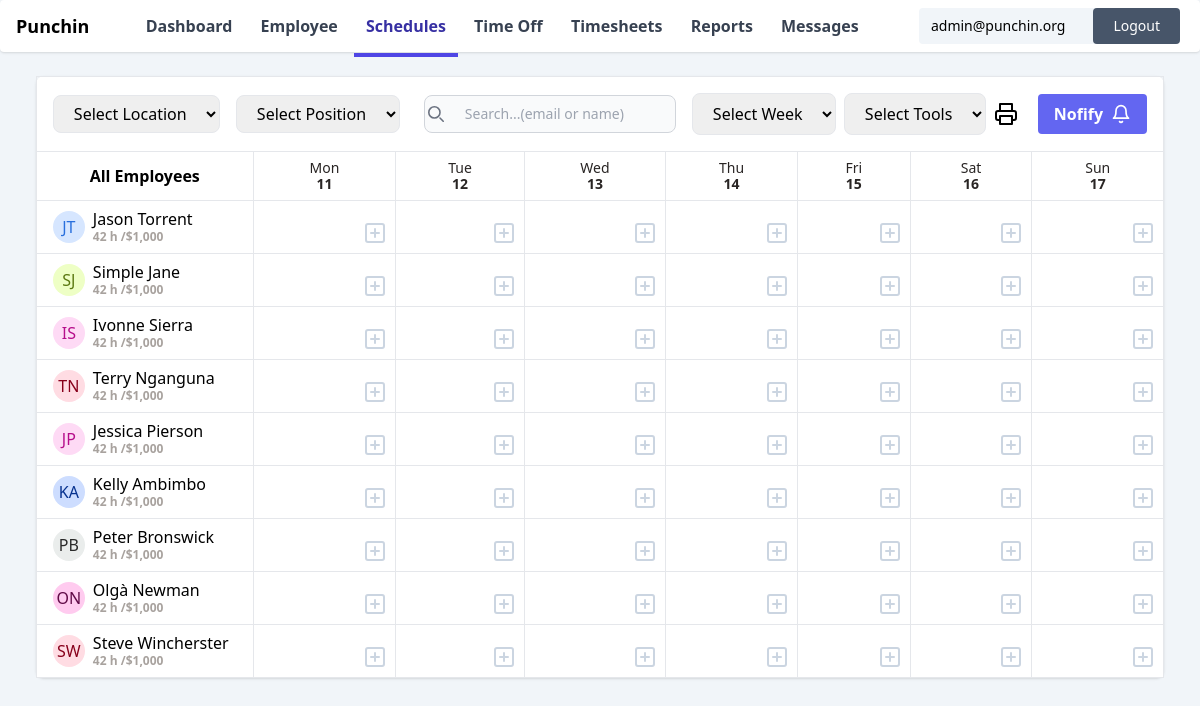
Page /dashboard/schedules/ (signed in) on the earlier database version.
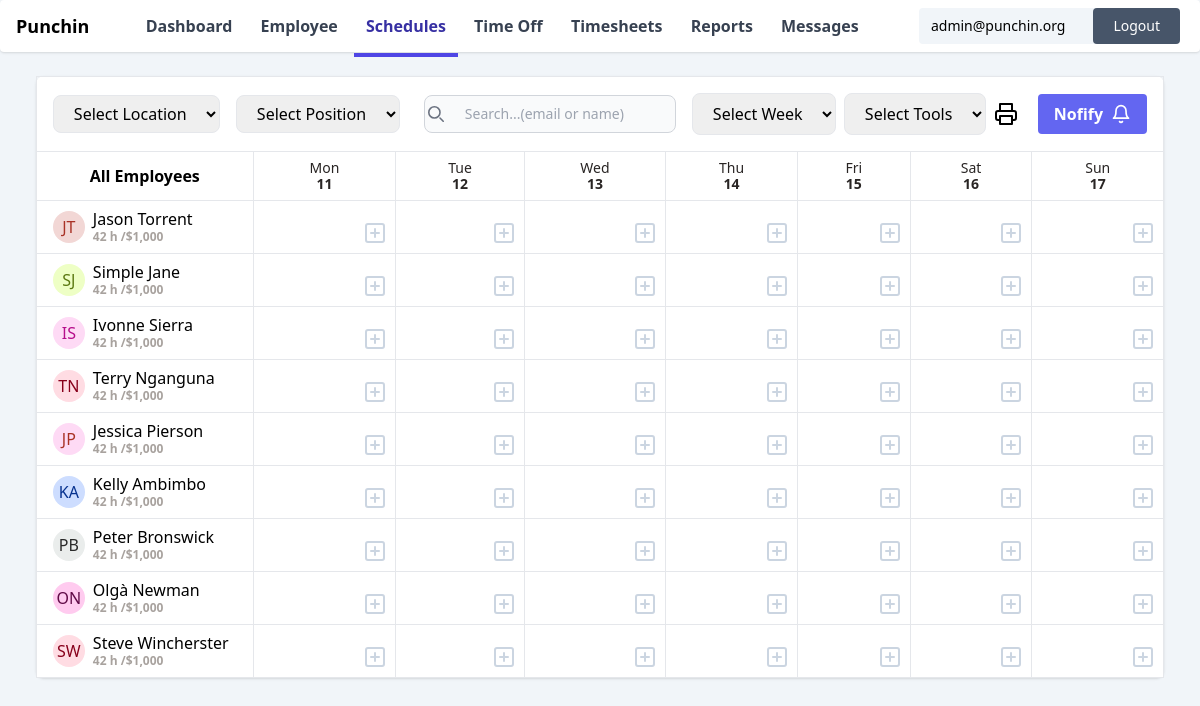
Same page on the later database version.
### core/models.py (models this page shows, shortened)
class Employee(models.Model):
    user = models.OneToOneField(User, on_delete=models.CASCADE, related_name='employee')
    organization = models.ForeignKey('Organization', on_delete=models.CASCADE, related_name='employees')
    avatar = models.ImageField(upload_to='employees/avatars/', blank=True, null=True)
    phone_number = models.CharField(max_length=50, blank=True)
    address = models.CharField(blank=True, max_length=255)
    primary_color = models.CharField(blank=True, max_length=25)
    secondary_color = models.CharField(blank=True, max_length=25)
    position = models.ForeignKey(Position, on_delete=models.CASCADE)
    hourly_rate = models.DecimalField(max_digits=10, decimal_places=2, default=15.00)
    overtime_hourly_rate = models.DecimalField(max_digits=10, decimal_places=2, default=22.50)
    is_active = models.BooleanField(default=True)

### core/views.py (the view, shortened to what this page needs)
# urls.py: path('dashboard/schedules/', views.schedules_view, name='schedules'),
@login_required
@get_organization
def schedules_view(request, organization):
    current_date = datetime.now()
    start_date = current_date - timedelta(days=current_date.weekday())
    week_dates = []
    for i in range(7):
        week_dates.append(start_date + timedelta(days=i))
    return render(request, 'dashboard/schedule.html', {'organization': organization,'nav_items': nav_items, 'dates':week_dates})

### core/templatetags/custom_filters.py (called while the page is built)
@register.filter
def get_initials(value):
    words = value.split()
    initials = [words[0][0].upper()]
    if len(words) > 1:
        initials.append(words[-1][0].upper())
    return ''.join(initials)

### core/templatetags/schedule_list.py (called while the page is built)
@register.filter
def week_schedule_list(employee_id, date_range):
    print(date_range)
    start_date, end_date = date_range[0],date_range[-1]
    result = []
    current_date = start_date
    while current_date <= end_date:
        try:
            schedule = Schedule.objects.get(employee_id=employee_id, date=current_date)
        except ObjectDoesNotExist:
            schedule = None
        result.append({'date': current_date, 'schedule': schedule})
        current_date += timedelta(days=1)
    return result

### core/views.py (called while the page is built)
def get_organization(view_func):
    @wraps(view_func)
    def wrapper(request, *args, **kwargs):
        user = request.user
        try:
            organization = user.admin_of
            kwargs['organization'] = organization
        except Organization.DoesNotExist:
            return redirect('punch_in_out')
        return view_func(request, *args, **kwargs)
    return wrapper

### core/templates/dashboard/schedule.html (shortened to what the changed rows need)
{% extends './main.html' %}
{% load custom_filters %}
{% load schedule_list %}
{% block body %}
    <div class="max-w-7xl mx-auto  shadow bg-white my-6 rounded-lg">
        <div class="p-0">
          <div class="overflow-x-auto bg-white" id="print-section">
            <table class="table-auto w-full border bg-white border-collaps">
              <thead>
                <tr>
                  <th class="px-4 border  py-2 w-1/6">All Employees</th>
                  {% for date in dates %}
                  <th class="px-4 border py-2 leading-4 items-center justify-center text-stone-800 text-sm"><span class="font-normal">{{date | date:"D"}} </span> <br><span class="font-semibold">{{date | date:"d"}}</span></th>
                {% endfor %}
                </tr>
              </thead>
              <tbody>
                {% for employee in organization.employees.all %}
                <tr>
                  <td class="border px-4 py-2 w-1/6">
                    <div class="flex items-center justify-start">
                    <div class="relative inline-flex items-center justify-center w-8 h-8 overflow-hidden bg-gray-100 rounded-full dark:bg-gray-600" style="background-color:{{employee.primary_color}}">
                        <span class="font-medium text-gray-600 dark:text-gray-300" style='color:{{employee.secondary_color}}'> {{employee.user.get_full_name | get_initials}}
                        </span>
                    </div>
                    <div class="flex flex-col items-start justify-center leading-5 whitespace-nowrap">
                        <span class="px-2">{{employee.user.get_full_name}}</span>
                        <span class="px-2 text-stone-400 text-xs font-semibold">42 h /$1,000</span>
                    </div>
                </div>
                  </td>
                  {% for schedule_obj in employee.id|week_schedule_list:dates %}
                  <td class="border px-4 py-2 relative"  ondrop="drop(event)" ondragover="allowDrop(event)">
                    {% if schedule_obj.schedule %}
                        <div class="card border-r-3 rounded p-2 px-4 whitespace-nowrap flex justify-center flex-col block items-center" style="background-color:{{employee.primary_color}}; border-left: 3px solid {{employee.secondary_color}};"  draggable="true" ondragstart="drag(event)" id="shiftId">
                            <span class="text-xs font-bold">{{schedule_obj.schedule.shift.start_time |time:"H:i"}} - {{schedule_obj.schedule.shift.end_time |time:"H:i"}}</span>
                                <span class="text-xs text-stone-400">at {{schedule_obj.schedule.location.name}}</span>
                        </div>
                        <form action="{% url 'shift_delete' %}" method="POST" onsubmit="deleteShift(event)">
                            {% csrf_token %}
                            <input type="hidden" name="shift_id" value="{{schedule_obj.schedule.shift.id}}">
                        <button class=" absolute bottom-2 right-5 text-sm text-slate-400 hover:text-red-300 self-end"><span data-feather="trash" width="18"></span></button></form>
                    {%else%}
                    <button class=" absolute bottom-2 right-2 text-sm text-slate-300 hover:text-indigo-400 self-end" onclick="openModal(`scheduleModal_{{employee.id}}_{{schedule_obj.date |date:'d'}}`)"><span data-feather="plus-square"></span></button>
                    {% endif %}
                </td>
                  {% endfor %}
                </tr>
                {% endfor %}
              </tbody>
            </table>
          </div>
        </div>
      </div>
{% endblock body%}

Differences in the rows shown:
changed Employee "JT": primary_color "#D6E6FF" → "#F2D7D5" (drawn); secondary_color "#286FDD" → "#A93226" (drawn)
changed Employee "JP": secondary_color "#B60D8B" → "#A93226" (drawn)
